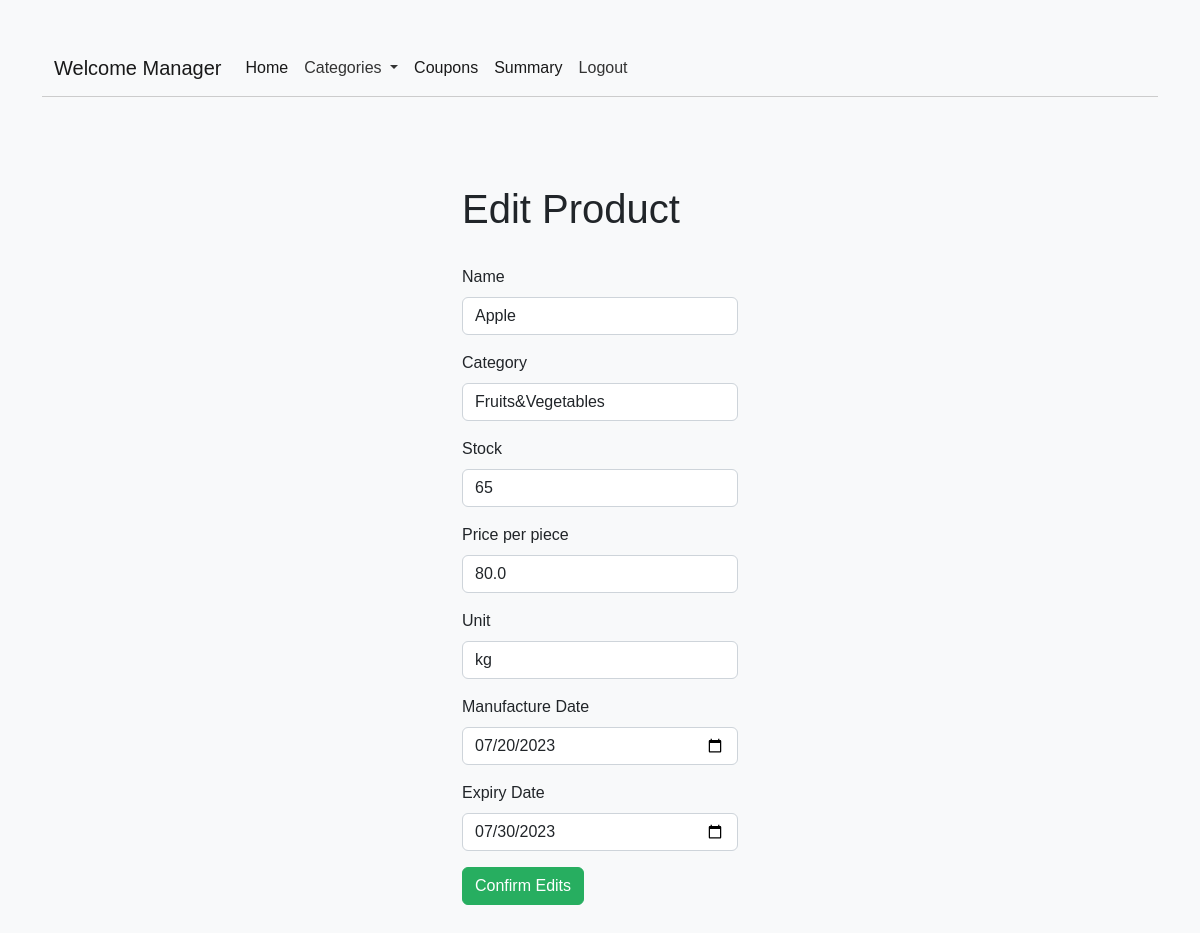
Screenshot of /manager/edit_product/1 (signed in) with the database file from the repository.
### tables this page shows
CREATE TABLE "products" (
	"productID"	INTEGER NOT NULL UNIQUE,
	"name"	TEXT NOT NULL,
	"manufacture_date"	TEXT NOT NULL,
	"expiry_date"	TEXT NOT NULL,
	"price"	REAL NOT NULL,
	"dynamic_price"	REAL,
	"is_recommended"	INTEGER,
	"categoryID"	INTEGER NOT NULL,
	"unit"	INTEGER NOT NULL,
	PRIMARY KEY("productID" AUTOINCREMENT)
);

CREATE TABLE "categories" (
	"categoryID"	INTEGER NOT NULL UNIQUE,
	"category_name"	TEXT NOT NULL,
	PRIMARY KEY("categoryID" AUTOINCREMENT)
);

CREATE TABLE "inventory" (
	"inventoryId"	INTEGER NOT NULL UNIQUE,
	"productID"	INTEGER NOT NULL UNIQUE,
	"quantity"	INTEGER,
	FOREIGN KEY("productID") REFERENCES "products"("productID"),
	PRIMARY KEY("inventoryId" AUTOINCREMENT)
);

### applications/manager_controller.py (the view, shortened to what this page needs)
@app.route('/manager/edit_product/<int:product_id>', methods=['GET', 'POST'])
def edit_product(product_id):
    only_categories = get_categories();
    if 'manager' not in session:
        return redirect('/manager/login')
    try:
        if request.method == 'GET':
            product = get_product_by_id(product_id)
            return render_template('edit_product.html', product=product, only_categories=only_categories)
    except Exception as e:
        flash(str(e))
    return redirect('/manager/dashboard')

### app.py (called while the page is built)
@app.teardown_appcontext
def teardown_db(exception=None):
    db = g.pop('db', None)
    if db is not None:
        db.close()

### applications/categories_functions.py (called while the page is built)
def get_categories():
    db = get_db()
    cursor = db.cursor()
    cursor.execute("SELECT * FROM categories")
    categories = cursor.fetchall()
    cursor.close()
    return categories

### applications/database.py (called while the page is built)
def get_db():
    if 'db' not in g:
        g.db = sqlite3.connect(DATABASE)
    return g.db

### applications/manager_functions.py (called while the page is built)
def get_product_by_id(product_id):
    db = get_db()
    cursor = db.cursor()
    try:
        query = """
                SELECT p.name, c.category_name, i.quantity, p.price, p.unit, p.manufacture_date, p.expiry_date
                FROM categories AS c
                JOIN products AS p ON c.categoryID = p.categoryID
                JOIN inventory AS i ON p.productID = i.productID
                WHERE p.productID = ?
                """
        cursor.execute(query, (product_id,))
        product = cursor.fetchone()
        cursor.close()
        print(product)
        return product
    except Exception as e:
        cursor.close()
        raise e

### templates/edit_product.html (shortened to what this page needs)
{% extends "base_manager.html" %}
    {% block content %}
    <div class="container py-4 py-xl-5 mx-auto col-xl-3">
        <h1>Edit Product</h1>
        <br>
        <form method="POST" enctype="multipart/form-data">
            <div class="mb-3">
                <label class="form-label">Name</label>
                <input type="text" class="form-control" name="product_name" value="{{product[0]}}"aria-describedby="emailHelp" required>
            </div>
            <div class="mb-3">
                <label class="form-label">Category</label>
                <input type="text" class="form-control" name="category" value="{{product[1]}}" required>
            </div>
            <div class="mb-3">
                <label class="form-label">Stock</label>
                <input type="number" class="form-control" name="quantity" value="{{product[2]}}" required>
            </div>
            <div class="mb-3">
                <label class="form-label">Price per piece</label>
                <input type="number" step="0.01" class="form-control" name="price" value="{{product[3]}}" required>
            </div>
            <div class="mb-3">
                <label class="form-label">Unit</label>
                <input type="text" class="form-control" name="unit" value="{{product[4]}}" required>
            </div>
            <div class="mb-3">
                <label class="form-label">Manufacture Date</label>
                <input type="date" class="form-control" name="manufacture_date" value="{{product[5]}}" required>
            </div>
            <div class="mb-3">
                <label class="form-label">Expiry Date</label>
                <input type="date" class="form-control" name="expiry_date" value="{{product[6]}}" required>
            </div>
            <button type="submit" class="btn btn-primary">Confirm Edits</button>
          </form>
    </div>
      {% endblock %}

### static/css/style_manager.css (style rules this page uses)
body { font-family: Arial, sans-serif; background-color: #f8f9fa; }
.container { margin-top: 40px; }
.btn-primary { background-color: #27ae60; border-color: #27ae60; }

### rows the page displays
products: product_name "Apple", price "80.0", unit "kg", manufacture_date "07/20/2023", expiry_date "07/30/2023"
categories: category "Fruits&Vegetables"
inventory: quantity "65"
